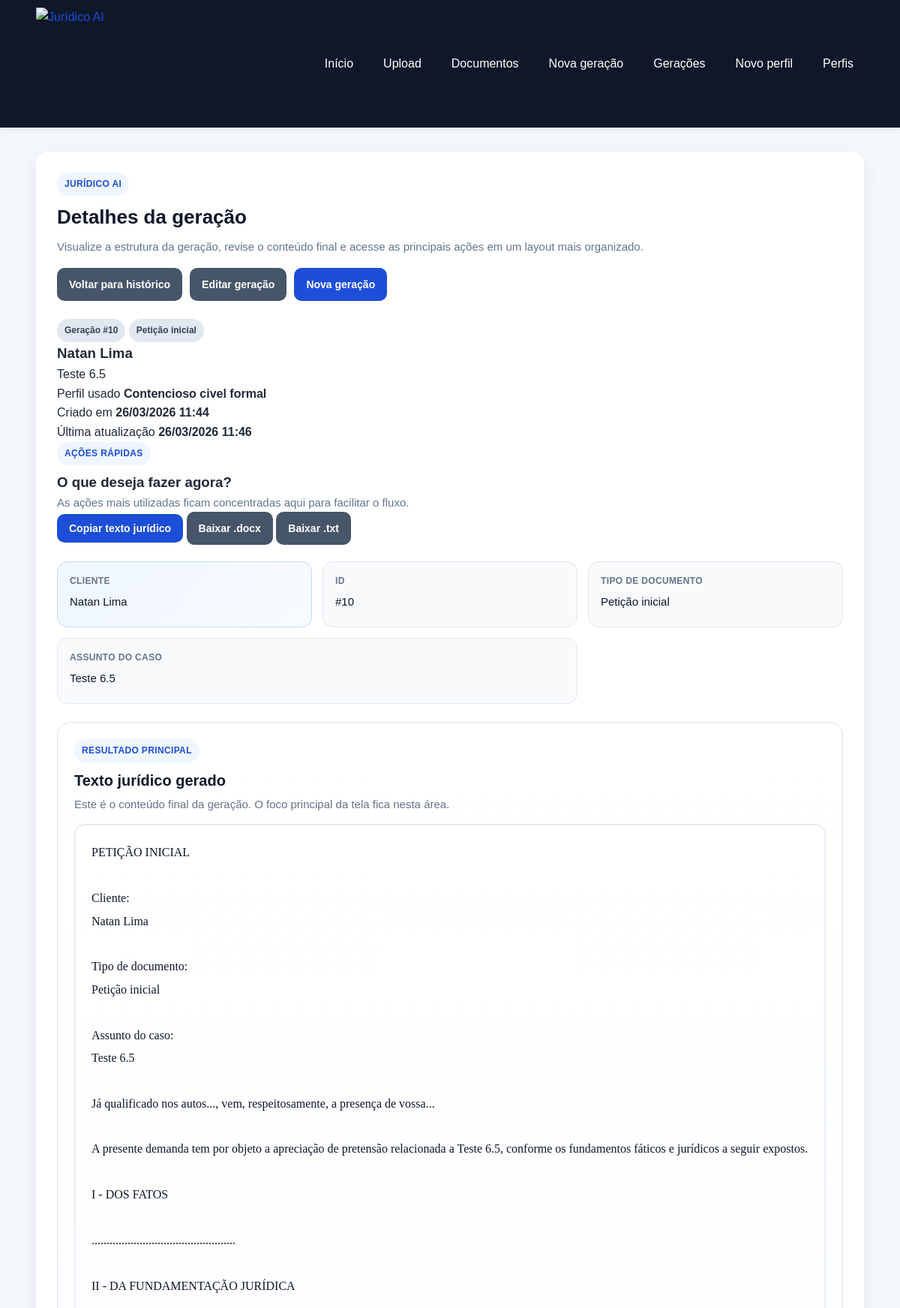
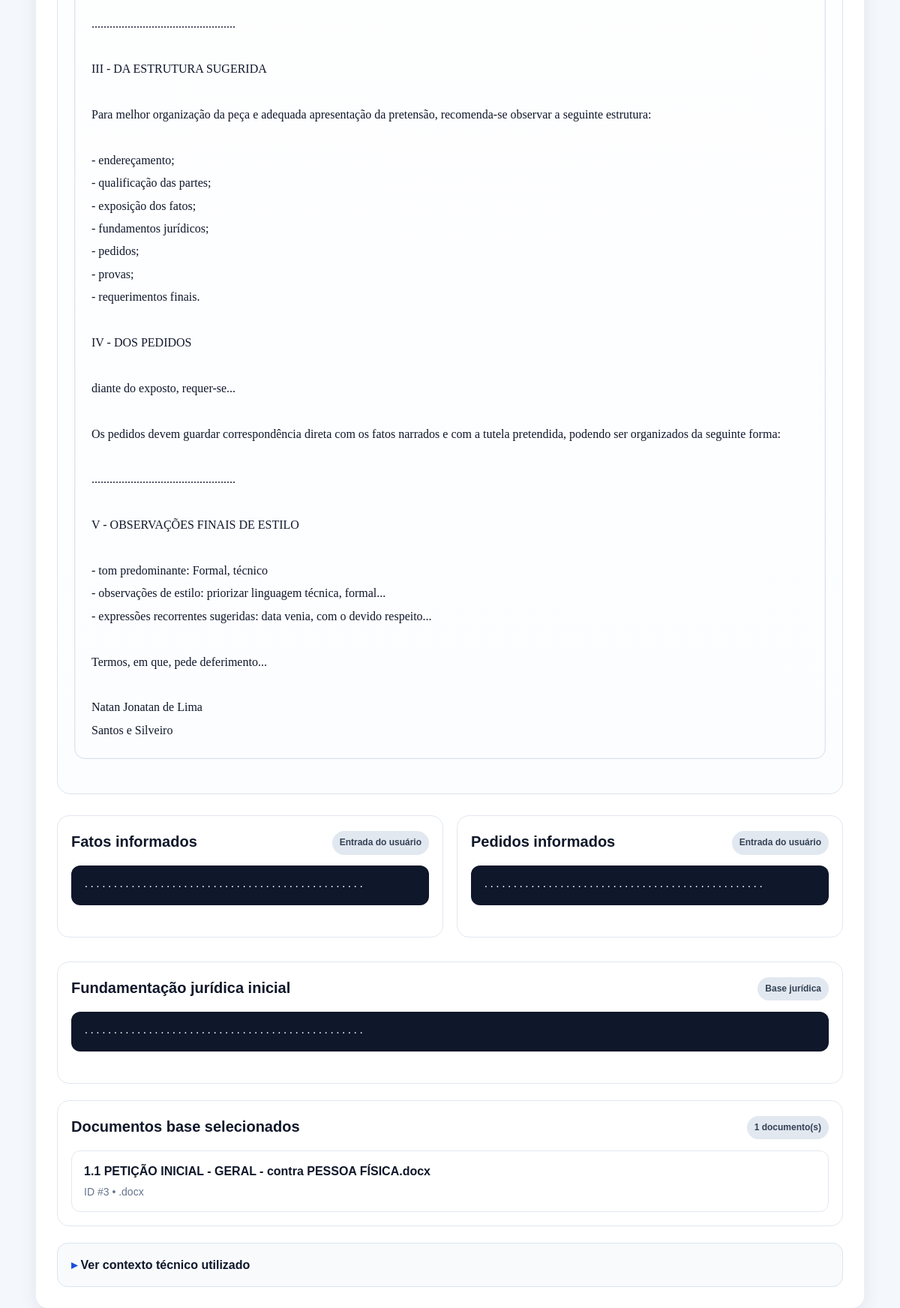
The page /generations/10 on the database its author committed (2 pictures, top to bottom).
### app/models/generation.py (models this page shows)
class Generation(Base):
    __tablename__ = "generations"
    id = Column(Integer, primary_key=True, index=True)
    client_name = Column(String(255), nullable=False)
    document_type = Column(String(255), nullable=False)
    case_subject = Column(String(255), nullable=False)
    facts = Column(Text, nullable=False)
    requests = Column(Text, nullable=False)
    legal_basis = Column(Text, nullable=True)
    context_used = Column(Text, nullable=False)
    generated_text = Column(Text, nullable=False)
    source_document_ids = Column(Text, nullable=True)
    writing_profile_id = Column(
        Integer,
        ForeignKey("writing_profiles.id"),
        nullable=True,
    )
    created_at = Column(
        DateTime,
        default=agora_brasil,
        nullable=False,
    )
    updated_at = Column(
        DateTime,
        default=agora_brasil,
        nullable=False,
    )
    writing_profile = relationship("WritingProfile")

### app/models/writing_profile.py (models this page shows)
class WritingProfile(Base):
    __tablename__ = "writing_profiles"
    id = Column(Integer, primary_key=True, index=True)
    profile_name = Column(String(150), nullable=False)
    lawyer_name = Column(String(150), nullable=True)
    office_name = Column(String(200), nullable=True)
    tone = Column(String(100), nullable=False, default="Formal")
    qualification_style = Column(
        Text,
        nullable=True,
        default="já qualificado(a) nos autos ou a ser devidamente qualificado(a)",
    )
    opening_phrase = Column(
        Text,
        nullable=True,
        default="vem, com o devido respeito, à presença de Vossa Excelência, apresentar a presente:",
    )
    closing_phrase = Column(
        Text,
        nullable=True,
        default="Termos em que,\nPede deferimento.",
    )
    request_intro = Column(
        Text,
        nullable=True,
        default="Diante do exposto, requer:",
    )
    legal_style_notes = Column(
        Text,
        nullable=True,
        default="Utilizar linguagem jurídica formal, objetiva e técnica.",
    )
    recurring_expressions = Column(
        Text,
        nullable=True,
        default="data venia; conforme entendimento jurisprudencial; nos termos da legislação aplicável",
    )
    is_active = Column(Boolean, default=False, nullable=False)
    created_at = Column(DateTime(timezone=True), server_default=func.now())

### app/models/document.py (models this page shows)
class Document(Base):
    __tablename__ = "documents"
    id = Column(Integer, primary_key=True, index=True)
    original_filename = Column(String(255), nullable=False)
    saved_filename = Column(String(255), nullable=False)
    file_path = Column(String(500), nullable=False)
    file_type = Column(String(20), nullable=False)
    extracted_text = Column(Text, nullable=False)
    created_at = Column(DateTime(timezone=True), server_default=func.now(), nullable=False)

### app/routers/generations.py (the view)
@router.get("/{generation_id}")
def generation_detail(
    generation_id: int,
    request: Request,
    db: Session = Depends(get_db),
):
    geracao = buscar_geracao_por_id(db, generation_id)
    if not geracao:
        raise HTTPException(status_code=404, detail="Geração não encontrada.")
    document_ids = desserializar_ids_documentos(geracao.source_document_ids)
    documentos_base = listar_documentos_por_ids(db, document_ids) if document_ids else []
    return templates.TemplateResponse(
        "generation_detail.html",
        {
            "request": request,
            "title": "Detalhes da geração",
            "geracao": geracao,
            "documentos_base": documentos_base,
            "sucesso": request.query_params.get("sucesso"),
            "erro": request.query_params.get("erro"),
        },
    )

### app/templates/generation_detail.html (shortened to what this page needs)
{% extends "base.html" %}
{% block content %}
<section class="card card-detalhes-geracao detalhe-geracao-profissional">
    <div class="cabecalho-pagina cabecalho-geracao cabecalho-geracao-profissional">
        <div class="cabecalho-geracao-textos">
            <p class="etiqueta-secao">Jurídico AI</p>
            <h2>Detalhes da geração</h2>
            <p class="texto-suave">
                Visualize a estrutura da geração, revise o conteúdo final e acesse as principais ações em um layout mais organizado.
            </p>
        </div>
        <div class="acoes-topo">
            <a class="botao botao-secundario" href="/generations">Voltar para histórico</a>
            <a class="botao botao-secundario" href="/generations/{{ geracao.id }}/edit">Editar geração</a>
            <a class="botao" href="/generations/create">Nova geração</a>
        </div>
    </div>
    <section class="detalhe-geracao-hero">
        <div class="detalhe-geracao-identidade">
            <div class="detalhe-geracao-identidade-topo">
                <span class="badge badge-neutro">Geração #{{ geracao.id }}</span>
                <span class="badge badge-neutro">{{ geracao.document_type }}</span>
            </div>
            <h3>{{ geracao.client_name }}</h3>
            <p class="detalhe-geracao-assunto">
                {{ geracao.case_subject }}
            </p>
            <div class="detalhe-geracao-meta-lista">
                <div class="detalhe-geracao-meta-item">
                    <span class="detalhe-geracao-meta-label">Perfil usado</span>
                    <strong>
                        {{ geracao.writing_profile.profile_name if geracao.writing_profile else "Sem perfil" }}
                    </strong>
                </div>
                <div class="detalhe-geracao-meta-item">
                    <span class="detalhe-geracao-meta-label">Criado em</span>
                    <strong>
                        {{ geracao.created_at.strftime("%d/%m/%Y %H:%M") if geracao.created_at else "-" }}
                    </strong>
                </div>
                <div class="detalhe-geracao-meta-item">
                    <span class="detalhe-geracao-meta-label">Última atualização</span>
                    <strong>
                        {{ geracao.updated_at.strftime("%d/%m/%Y %H:%M") if geracao.updated_at else "-" }}
                    </strong>
                </div>
            </div>
        </div>
        <aside class="detalhe-geracao-acoes">
            <div class="detalhe-geracao-acoes-topo">
                <p class="etiqueta-secao">Ações rápidas</p>
                <h3>O que deseja fazer agora?</h3>
                <p class="texto-suave">
                    As ações mais utilizadas ficam concentradas aqui para facilitar o fluxo.
                </p>
            </div>
            <div class="detalhe-geracao-acoes-botoes">
                <button
                    type="button"
                    class="botao"
                    id="botao-copiar-texto"
                    onclick="copiarTextoJuridico()"
                >
                    Copiar texto jurídico
                </button>
                <a
                    class="botao botao-secundario"
                    href="/generations/{{ geracao.id }}/download-docx"
                >
                    Baixar .docx
                </a>
                <a
                    class="botao botao-secundario"
                    href="/generations/{{ geracao.id }}/download-txt"
                >
                    Baixar .txt
                </a>
            </div>
        </aside>
    </section>
    <div class="painel-resumo-geracao painel-resumo-geracao-profissional">
        <div class="info-box destaque-principal">
            <span class="info-label">Cliente</span>
            <span class="info-value">{{ geracao.client_name }}</span>
        </div>
        <div class="info-box">
            <span class="info-label">ID</span>
            <span class="info-value">#{{ geracao.id }}</span>
        </div>
        <div class="info-box">
            <span class="info-label">Tipo de documento</span>
            <span class="info-value">{{ geracao.document_type }}</span>
        </div>
        <div class="info-box info-box-largo">
            <span class="info-label">Assunto do caso</span>
            <span class="info-value">{{ geracao.case_subject }}</span>
        </div>
    </div>
    <section class="bloco-resultado-principal bloco-destaque-texto bloco-destaque-texto-profissional">
        <div class="cabecalho-resultado cabecalho-resultado-profissional">
            <div>
                <p class="etiqueta-secao">Resultado principal</p>
                <h3>Texto jurídico gerado</h3>
                <p class="texto-suave">
                    Este é o conteúdo final da geração. O foco principal da tela fica nesta área.
                </p>
            </div>
        </div>
        <div class="resultado-texto resultado-texto-claro resultado-texto-juridico">
            <pre id="texto-juridico">{{ geracao.generated_text }}</pre>
        </div>
    </section>
    <div class="grid-conteudo-auxiliar grid-conteudo-auxiliar-profissional">
        <section class="bloco-informativo">
            <div class="bloco-informativo-topo">
                <h3>Fatos informados</h3>
                <span class="badge badge-neutro">Entrada do usuário</span>
            </div>
            <div class="resultado-texto">
                <pre>{{ geracao.facts }}</pre>
            </div>
        </section>
        <section class="bloco-informativo">
            <div class="bloco-informativo-topo">
                <h3>Pedidos informados</h3>
                <span class="badge badge-neutro">Entrada do usuário</span>
            </div>
            <div class="resultado-texto">
                <pre>{{ geracao.requests }}</pre>
            </div>
        </section>
    </div>
    <section class="bloco-informativo bloco-informativo-secundario">
        <div class="bloco-informativo-topo">
            <h3>Fundamentação jurídica inicial</h3>
            <span class="badge badge-neutro">Base jurídica</span>
        </div>
        <div class="resultado-texto">
            <pre>{{ geracao.legal_basis or "Não informada." }}</pre>
        </div>
    </section>
    {% if documentos_base %}
        <section class="bloco-informativo bloco-informativo-discreto">
            <div class="bloco-informativo-topo">
                <h3>Documentos base selecionados</h3>
                <span class="badge badge-neutro">{{ documentos_base|length }} documento(s)</span>
            </div>
            <div class="lista-documentos-utilizados">
                {% for documento in documentos_base %}
                    <div class="documento-utilizado-item">
                        <strong>{{ documento.original_filename }}</strong>
                        <span>ID #{{ documento.id }} • {{ documento.file_type }}</span>
                    </div>
                {% endfor %}
            </div>
        </section>
    {% endif %}
    <details class="detalhes-contexto detalhes-contexto-discreto">
        <summary>Ver contexto técnico utilizado</summary>
    </details>
</section>
{% endblock %}

### app/static/css/style.css (style rules this page uses)
* { margin: 0; padding: 0; box-sizing: border-box; }
body { font-family: Arial, Helvetica, sans-serif; background: #f4f7fb; color: #1f2937; line-height: 1.6; }
a { color: #1d4ed8; text-decoration: none; }
.card { background: #ffffff; border-radius: 16px; padding: 24px; box-shadow: 0 8px 24px rgba(15, 23, 42, 0.08); margin-bottom: 24px; }
.card-detalhes-geracao { padding: 28px; }
.cabecalho-pagina { display: flex; justify-content: space-between; align-items: flex-start; gap: 16px; flex-wrap: wrap; margin-bottom: 20px; }
.cabecalho-pagina h2 { font-size: 26px; color: #0f172a; margin-bottom: 6px; }
.cabecalho-geracao { margin-bottom: 24px; }
.etiqueta-secao { display: inline-block; margin-bottom: 8px; padding: 6px 10px; border-radius: 999px; background: #eff6ff; color: #1d4ed8; font-size: 12px; font-weight: 700; letter-spacing: 0.03em; text-transform: uppercase; }
.texto-suave { color: #64748b; font-size: 15px; }
.acoes-topo { display: flex; gap: 10px; flex-wrap: wrap; }
.botao, button.botao { display: inline-flex; align-items: center; justify-content: center; background: #1d4ed8; color: #ffffff; border: none; border-radius: 10px; padding: 11px 16px; font-size: 14px; font-weight: bold; cursor: pointer; transition: background 0.2s ease, transform 0.2s ease, opacity 0.2s ease; }
.botao-secundario { background: #475569; }
.grid-detalhes, .painel-resumo-geracao { display: grid; grid-template-columns: repeat(auto-fit, minmax(210px, 1fr)); gap: 14px; margin-bottom: 24px; }
.info-box { background: #f8fafc; border: 1px solid #e2e8f0; border-radius: 14px; padding: 16px; display: flex; flex-direction: column; gap: 6px; min-height: 88px; }
.info-box-largo { grid-column: span 2; }
.destaque-principal { background: linear-gradient(135deg, #eff6ff, #f8fbff); border: 1px solid #bfdbfe; }
.info-label { font-size: 12px; color: #64748b; text-transform: uppercase; font-weight: bold; letter-spacing: 0.03em; }
.info-value { font-size: 15px; color: #0f172a; word-break: break-word; }
.bloco-resultado-principal { margin-bottom: 28px; }
.bloco-destaque-texto { border: 1px solid #dbe4f0; border-radius: 18px; padding: 22px; background: linear-gradient(180deg, #ffffff 0%, #fbfdff 100%); }
.cabecalho-resultado { display: flex; justify-content: space-between; align-items: flex-start; gap: 16px; flex-wrap: wrap; margin-bottom: 14px; }
.cabecalho-resultado h3, .bloco-informativo h3 { font-size: 20px; color: #0f172a; margin-bottom: 4px; }
.resultado-texto { background: #0f172a; color: #e2e8f0; border-radius: 12px; padding: 16px; overflow-x: auto; margin-top: 12px; margin-bottom: 24px; }
.resultado-texto pre { white-space: pre-wrap; word-break: break-word; font-family: Consolas, Monaco, monospace; font-size: 13px; line-height: 1.6; }
.resultado-texto-claro { background: #ffffff; color: #0f172a; border: 1px solid #dbe4f0; box-shadow: inset 0 0 0 1px #f1f5f9; }
.resultado-texto-claro pre { font-family: "Times New Roman", Georgia, serif; font-size: 16px; line-height: 1.9; }
.resultado-texto-juridico { padding: 22px; border-radius: 14px; background-image: linear-gradient(to bottom, #ffffff 0%, #fcfdff 100%); }
.grid-conteudo-auxiliar { display: grid; grid-template-columns: repeat(2, minmax(0, 1fr)); gap: 18px; margin-bottom: 10px; }
.bloco-informativo { background: #ffffff; border: 1px solid #e2e8f0; border-radius: 16px; padding: 18px; margin-bottom: 22px; }
.bloco-informativo-topo { display: flex; justify-content: space-between; align-items: center; gap: 12px; flex-wrap: wrap; margin-bottom: 8px; }
.detalhes-contexto { margin-top: 12px; border: 1px solid #dbe4f0; border-radius: 14px; padding: 16px 18px; background: #f8fafc; }
.detalhes-contexto summary { cursor: pointer; font-weight: 700; color: #0f172a; list-style: none; }
.detalhes-contexto summary::before { content: "▸ "; color: #1d4ed8; font-weight: bold; }
.badge { display: inline-flex; align-items: center; justify-content: center; padding: 6px 10px; border-radius: 999px; font-size: 12px; font-weight: bold; }
.badge-neutro { background: #e2e8f0; color: #334155; }
.lista-documentos-utilizados { display: grid; grid-template-columns: 1fr; gap: 10px; margin-top: 12px; }
.documento-utilizado-item { display: flex; flex-direction: column; gap: 4px; padding: 14px 16px; border-radius: 12px; border: 1px solid #e2e8f0; background: #ffffff; }
.documento-utilizado-item strong { color: #0f172a; }
.documento-utilizado-item span { color: #64748b; font-size: 14px; }

### rows shown on the page
Generation: id "10", document_type "Petição inicial", client_name "Natan Lima", case_subject "Teste 6.5", created_at "26/03/2026 11:44", updated_at "26/03/2026 11:46", generated_text "PETIÇÃO INICIAL Cliente: Natan Lima Tipo de documento: Petição inicial Assunto do caso: Teste 6.5 Já qualificado nos autos..., vem, respeitosamente, a presença de vossa... A presente demanda tem por objeto a apreciação de pretensão relacionada a Teste 6.5, conforme os fundamentos fáticos e jurídicos a seguir expostos. I - DOS FATOS ................................................ II - DA FUNDAMENTAÇÃO JURÍDICA ................................................ III - DA ESTRUTURA SUGERIDA Para melhor organização da peça e adequada apresentação da pretensão, recomenda-se observar a seguinte estrutura: - endereçamento; - qualificação das partes; - exposição dos fatos; - fundamentos jurídicos; -…", facts "................................................", requests "................................................", legal_basis "................................................"
WritingProfile: writing_profile "Contencioso civel formal"
Document: original_filename "1.1 PETIÇÃO INICIAL - GERAL - contra PESSOA FÍSICA.docx", id "3", file_type ".docx"

### other values the page prints
{{ documentos_base|length }} "1"
